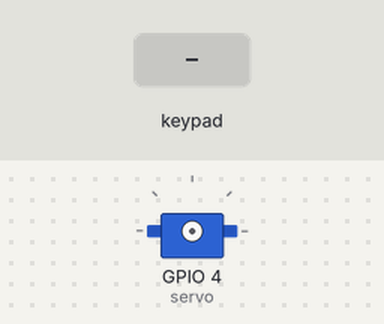
The program below on a simulated ESP32. On the bench: servo. The test bench sets the inputs (shaded band). WiFi joins after 1.5 s; servers stay silent unless stated; what the program prints to the serial monitor is not drawn.

Above: at 0.0 s.
At 4.2 s:
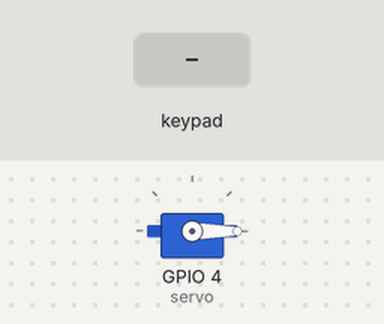
4.3 s: key '3' pressed
At 6.1 s:
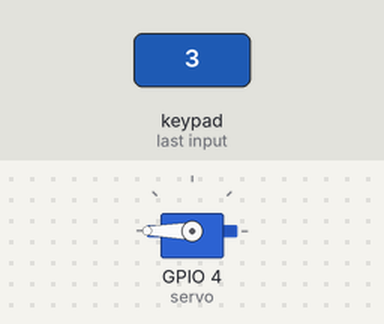
6.4 s: key '0' pressed
Timing chart, 0 to 9.4 s (numbered marks = the images above; inputs shaded):
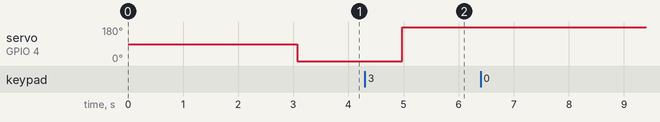

Measured:
- after the input at 4.3 s, servo on GPIO 4 (servo): 0° → 180° after 0.68 s
- after the input at 6.4 s, every drawn part: stays the same

The program:

main.cpp
```cpp
#include <Arduino.h>
#include "RFIDModule.h"
#include <WiFi.h>
#include <HTTPClient.h>
#include <Arduino_JSON.h>
#include <HttpRequestUtils.h>
#include <RegisterCardDTO.h>
#include <CardClient.h>
#include <Keypad.h>
#include <CardAccessResponseDTO.h>
#include <ESP32Servo.h>

const byte ROWS = 1;
const byte COLS = 4;
char hexaKeys[ROWS][COLS] = {
  {'0','1','2','3'}
};

byte rowPins[ROWS] = {13};
byte colPins[COLS] = {26, 25, 33, 32};

Keypad customKeypad = Keypad( makeKeymap(hexaKeys), rowPins, colPins, ROWS, COLS);
CardClient cardClient;
Servo servo;

const char* ssid = WIFI_SSID;
const char* password = WIFI_PASSWORD;

RFIDModule rfid(5, 21);

void setup() {
  Serial.begin(9600);
  rfid.begin();

  //TODO create setup function in separate WiFi module class or WiFi setup class
  WiFi.disconnect(true);
  delay(1000);

  Serial.print("SSID");
  Serial.print(ssid);

  Serial.print("PASSWORD");
  Serial.print(password);

  WiFi.begin(ssid, password);
  Serial.print("Connecting to WiFi");
  Serial.print("Signal strength (RSSI): ");
  Serial.println(WiFi.RSSI());

  int retries = 0;
  while (WiFi.status() != WL_CONNECTED && retries < 20) {
    delay(500);
    Serial.print(".");
    retries++;
  }

  if (WiFi.status() == WL_CONNECTED) {
    Serial.println();
    Serial.print("Connected to WiFi with IP: ");
    Serial.println(WiFi.localIP());
  } else {
    Serial.println();
    Serial.println(WiFi.status());
    Serial.println("Failed to connect to WiFi.");
  }

  ESP32PWM::allocateTimer(0);
	ESP32PWM::allocateTimer(1);
	ESP32PWM::allocateTimer(2);
	ESP32PWM::allocateTimer(3);
	servo.setPeriodHertz(50);    // standard 50 hz servo
	int ch =  servo.attach(4, 1000, 2000);
  Serial.print("Servo channel: ");
  Serial.println(ch);
  Serial.print("Servo attached: ");
  Serial.println(servo.attached());

  delay(500);
  servo.write(0);
}

void loop() {
  char customKey = customKeypad.getKey();
    if(WiFi.status()== WL_CONNECTED){
      delay(100);
      if (customKey == '0'){
        delay(200);
        Serial.println(customKey);
        String cardUID = rfid.processCard();
        JSONVar jsonResponse = cardClient.registerCard(cardUID);
    } else if (customKey == '1') {
        Serial.println(customKey);
        String cardUID = rfid.processCard();
        JSONVar jsonResponse = cardClient.validateCard(cardUID);
        CardAccessResponseDTO responseDTO = CardAccessResponseDTO::mapJsonToDTO(jsonResponse);
        Serial.println("Access type: ");
        Serial.println(responseDTO.accessType());

        if (responseDTO.accessType() == "PERMIT")
        {
          Serial.println("Opening lock...");
          delay(500);
          servo.write(0);
        }

    } else if (customKey == '2') {
        Serial.println(customKey);
        String cardUID = rfid.processCard();
        cardClient.deleteCard(cardUID);
    } else if (customKey == '3') {
        Serial.println(customKey);
        Serial.println("Closing lock...");
        delay(500);
        servo.write(180);
    }
  } else {
    Serial.println("WiFi Disconnected");
  }
}
```
